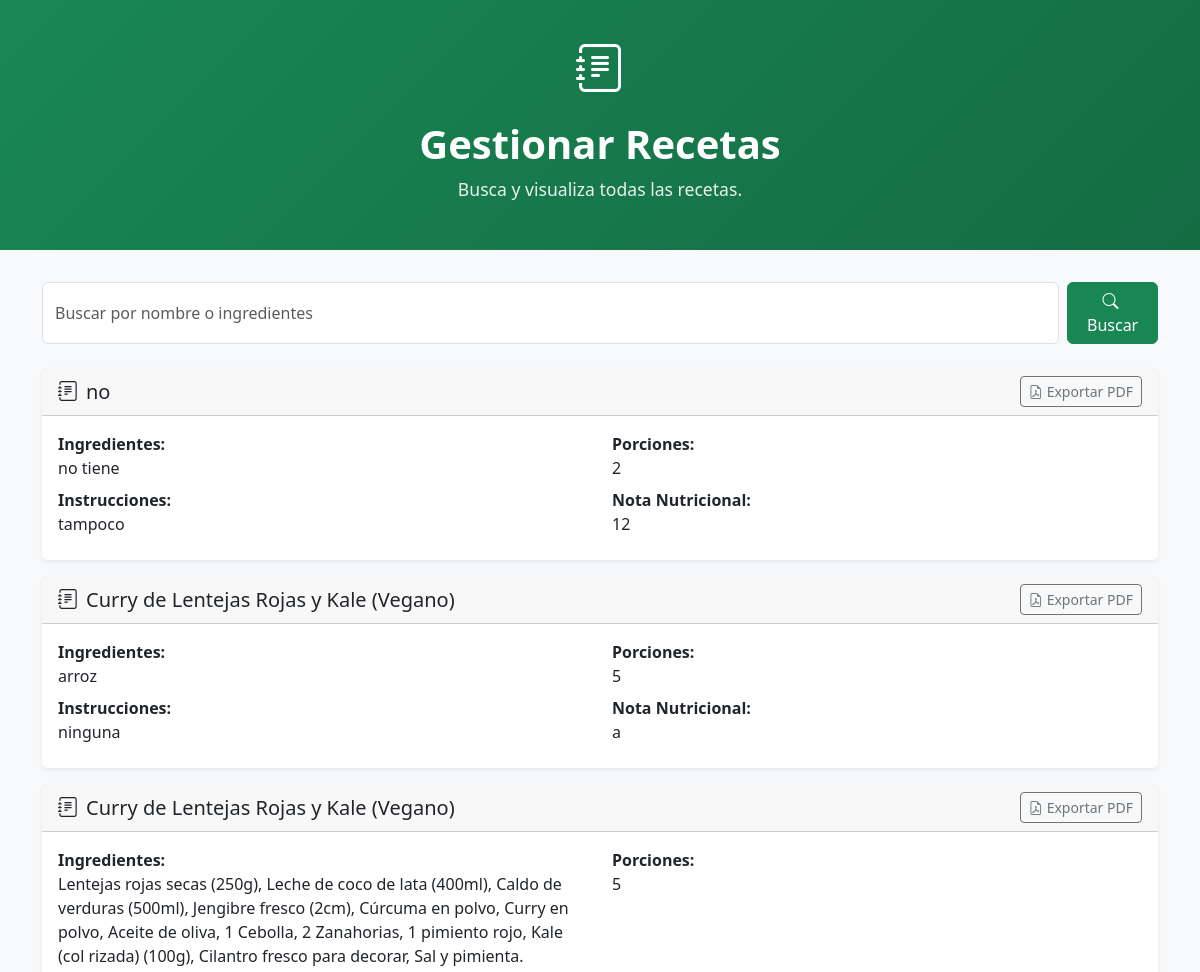
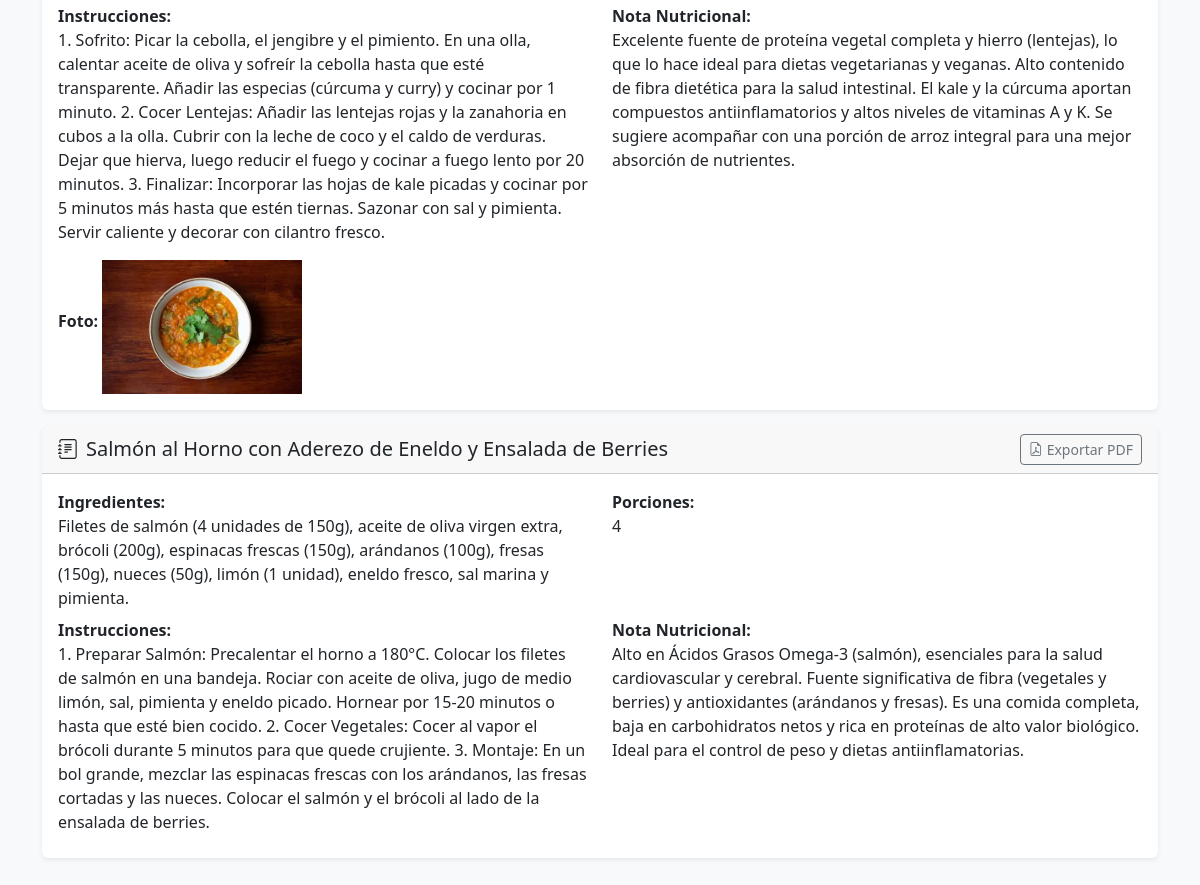
Screenshot of /Gestion_Receta.php (signed in) with the database file from the repository (2 pictures, top to bottom).
### tables this page shows
CREATE TABLE `recetas` (
  `id` int(11) NOT NULL,
  `id_pacientes` int(11) NOT NULL,
  `nombre` varchar(255) NOT NULL,
  `ingredientes` text NOT NULL,
  `porciones` int(11) DEFAULT NULL,
  `instrucciones` text DEFAULT NULL,
  `nota_nutricional` text DEFAULT NULL,
  `foto_path` varchar(255) DEFAULT NULL,
  `created_at` datetime NOT NULL DEFAULT current_timestamp(),
  `id_medico` int(11) DEFAULT NULL
);

### Gestion_Receta.php (the view, shortened to what this page needs)
<?php
require_once __DIR__ . '/db_connection.php';
$role = $_SESSION['rol'] ?? null;
$isPrivileged = ($role === 'Medico' || $role === 'Administrador');
$paciente_id = 0;
$noRegistrado = false;
$conexion->query("CREATE TABLE IF NOT EXISTS recetas (
    id INT AUTO_INCREMENT PRIMARY KEY,
    id_pacientes INT NOT NULL,
    nombre VARCHAR(255) NOT NULL,
    ingredientes TEXT NOT NULL,
    porciones INT DEFAULT NULL,
    instrucciones TEXT,
    nota_nutricional TEXT,
    foto_path VARCHAR(255) DEFAULT NULL,
    created_at DATETIME NOT NULL DEFAULT CURRENT_TIMESTAMP,
    INDEX idx_paciente (id_pacientes),
    CONSTRAINT fk_recetas_paciente FOREIGN KEY (id_pacientes) REFERENCES pacientes(id_pacientes) ON DELETE CASCADE
) ENGINE=InnoDB DEFAULT CHARSET=utf8mb4;");
$search = isset($_GET['search']) ? trim($_GET['search']) : '';
$recetas = [];
if (!($noRegistrado && !$isPrivileged)) {
    $sql = "SELECT id, nombre, ingredientes, porciones, instrucciones, nota_nutricional, foto_path, created_at FROM recetas WHERE 1=1";
    $sql .= " ORDER BY created_at DESC";
    $stmt = $conexion->prepare($sql);
    if ($stmt) {
        $stmt->execute();
        $result = $stmt->get_result();
        while ($row = $result->fetch_assoc()) {
            $recetas[] = $row;
        }
    }
}
?>
<!DOCTYPE html>
<html lang="es">
<head>
    <link href="https://cdn.jsdelivr.net/npm/bootstrap@5.3.0/dist/css/bootstrap.min.css" rel="stylesheet">
    <link rel="stylesheet" href="https://cdn.jsdelivr.net/npm/bootstrap-icons@1.10.0/font/bootstrap-icons.css">
</head>
<body>
    <div class="header-section">
        <div class="container text-center">
            <div class="medical-icon">
                <i class="bi bi-journal-text"></i>
            </div>
            <h1>Gestionar Recetas</h1>
            <p>
                <?php if ($isPrivileged): ?>
                    Busca y visualiza todas las recetas.
                <?php else: ?>
                    Paciente #<?= (int)$paciente_id ?> | Busca y visualiza tus recetas.
                <?php endif; ?>
            </p>
        </div>
    </div>
    <div class="container mb-5">
        <?php if (!($noRegistrado && !$isPrivileged)): ?>
        <div class="mb-4">
            <form method="get" class="d-flex">
                <input type="text" class="form-control me-2" name="search" value="<?= htmlspecialchars($search, ENT_QUOTES, 'UTF-8') ?>" placeholder="Buscar por nombre o ingredientes">
                <button type="submit" class="btn btn-primary">
                    <i class="bi bi-search me-1"></i>Buscar
                </button>
            </form>
        </div>
        <?php if (empty($recetas)): ?>
            <div class="alert alert-info" role="alert">
                <i class="bi bi-info-circle me-2"></i>No hay recetas guardadas.
            </div>
        <?php else: ?>
            <?php foreach ($recetas as $receta): ?>
                <div class="card mb-3">
                    <div class="card-header d-flex justify-content-between align-items-center">
                        <h5 class="card-title mb-0">
                            <i class="bi bi-journal-text me-2"></i><?= htmlspecialchars($receta['nombre'], ENT_QUOTES, 'UTF-8') ?>
                        </h5>
                        <div class="btn-group" role="group">
                            <a href="Exportar_Receta.php?id=<?= (int)$receta['id'] ?>" target="_blank" class="btn btn-outline-secondary btn-sm">
                                <i class="bi bi-file-earmark-pdf me-1"></i>Exportar PDF
                            </a>
                        </div>
                    </div>
                    <div class="card-body">
                        <div class="row">
                            <div class="col-md-6">
                                <strong>Ingredientes:</strong>
                                <p class="mb-2"><?= nl2br(htmlspecialchars($receta['ingredientes'], ENT_QUOTES, 'UTF-8')) ?></p>
                            </div>
                            <div class="col-md-6">
                                <strong>Porciones:</strong>
                                <p class="mb-2"><?= $receta['porciones'] ? htmlspecialchars($receta['porciones'], ENT_QUOTES, 'UTF-8') : 'N/A' ?></p>
                            </div>
                            <div class="col-md-6">
                                <strong>Instrucciones:</strong>
                                <p class="mb-2"><?= nl2br(htmlspecialchars($receta['instrucciones'], ENT_QUOTES, 'UTF-8')) ?: 'N/A' ?></p>
                            </div>
                            <div class="col-md-6">
                                <strong>Nota Nutricional:</strong>
                                <p class="mb-2"><?= nl2br(htmlspecialchars($receta['nota_nutricional'], ENT_QUOTES, 'UTF-8')) ?: 'N/A' ?></p>
                            </div>
                            <?php if (!empty($receta['foto_path'])): ?>
                                <div class="col-12">
                                    <strong>Foto:</strong>
                                    <img src="<?= htmlspecialchars($receta['foto_path'], ENT_QUOTES, 'UTF-8') ?>" alt="Foto de receta" class="img-fluid mt-2" style="max-width: 200px;" />
                                </div>
                            <?php endif; ?>
                        </div>
                    </div>
                </div>
            <?php endforeach; ?>
        <?php endif; ?>
        <?php endif; ?>
    </div>
</body>
</html>

### Gestion_Receta.php (style rules this page uses)
body { background-color: #f8f9fa; }
.card { border: none; box-shadow: 0 0.125rem 0.25rem rgba(0,0,0,0.075); }
.btn-primary { background-color: #198754; border-color: #198754; }
.header-section { background: linear-gradient(135deg, #198754 0%, #146c43 100%); color: #fff; padding: 2rem 0; margin-bottom: 2rem; }
.header-section h1 { font-size: 2.5rem; font-weight: 700; }
.header-section p { font-size: 1.1rem; opacity: 0.9; }
.medical-icon { font-size: 3rem; margin-bottom: 1rem; color: #ffffff; }

### rows the page displays
recetas: nombre "no", ingredientes "no tiene", porciones "2", instrucciones "tampoco", nota_nutricional "12"
recetas: nombre "Curry de Lentejas Rojas y Kale (Vegano)", ingredientes "arroz", porciones "5", instrucciones "ninguna", nota_nutricional "a"
recetas: nombre "Curry de Lentejas Rojas y Kale (Vegano)", ingredientes "Lentejas rojas secas (250g), Leche de coco de lata (400ml), Caldo de verduras (500ml), Jengibre fresco (2cm), Cúrcuma en polvo, Curry en polvo, Aceite de oliva, 1 Cebolla, 2 Zanahorias, 1 pimiento rojo, Kale (col rizada) (100g), Cilantro fresco para decorar, Sal y pimienta.", porciones "5", instrucciones "1. Sofrito: Picar la cebolla, el jengibre y el pimiento. En una olla, calentar aceite de oliva y sofreír la cebolla hasta que esté transparente. Añadir las especias (cúrcuma y curry) y cocinar por 1 minuto. 2. Cocer Lentejas: Añadir las lentejas rojas y la zanahoria en cubos a la olla. Cubrir con la leche de coco y el caldo de verduras. Dejar que hierva, luego reducir el fuego y cocinar a fuego lento por 20 minutos. 3. Finalizar: Incorporar las hojas de kale picadas y cocinar por 5 minutos más hasta que estén tiernas. Sazonar con sal y pimienta. Servir caliente y decorar con cilantro fresco.", nota_nutricional "Excelente fuente de proteína vegetal completa y hierro (lentejas), lo que lo hace ideal para dietas vegetarianas y veganas. Alto contenido de fibra dietética para la salud intestinal. El kale y la cúrcuma aportan compuestos antiinflamatorios y altos niveles de vitaminas A y K. Se sugiere acompañar con una porción de arroz integral para una mejor absorción de nutrientes.", foto_path (picture)
recetas: nombre "Salmón al Horno con Aderezo de Eneldo y Ensalada de Berries", ingredientes "Filetes de salmón (4 unidades de 150g), aceite de oliva virgen extra, brócoli (200g), espinacas frescas (150g), arándanos (100g), fresas (150g), nueces (50g), limón (1 unidad), eneldo fresco, sal marina y pimienta.", porciones "4", instrucciones "1. Preparar Salmón: Precalentar el horno a 180°C. Colocar los filetes de salmón en una bandeja. Rociar con aceite de oliva, jugo de medio limón, sal, pimienta y eneldo picado. Hornear por 15-20 minutos o hasta que esté bien cocido. 2. Cocer Vegetales: Cocer al vapor el brócoli durante 5 minutos para que quede crujiente. 3. Montaje: En un bol grande, mezclar las espinacas frescas con los arándanos, las fresas cortadas y las nueces. Colocar el salmón y el brócoli al lado de la ensalada de berries.", nota_nutricional "Alto en Ácidos Grasos Omega-3 (salmón), esenciales para la salud cardiovascular y cerebral. Fuente significativa de fibra (vegetales y berries) y antioxidantes (arándanos y fresas). Es una comida completa, baja en carbohidratos netos y rica en proteínas de alto valor biológico. Ideal para el control de peso y dietas antiinflamatorias."
